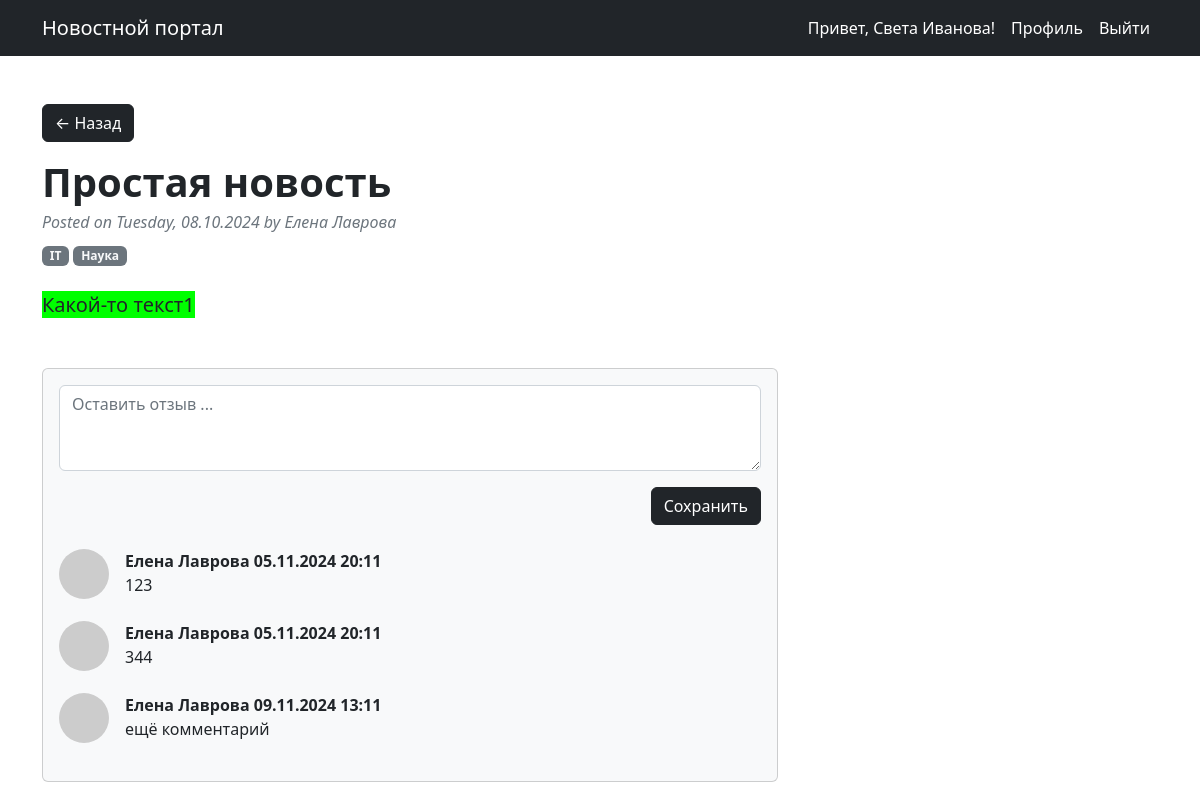
Page /news/25 (signed in) on the committed database.
### news/models.py (models this page shows, shortened)
class Post(models.Model):
    ARTICLES = 'Articles'
    NEWS = 'News'
    TYPE_POST = [
        (ARTICLES, 'Статья'),
        (NEWS, 'Новость')
    ]
    title = models.CharField(max_length=150)  # Наименование статьи (заголовок)
    publishing_date = models.DateTimeField(auto_now_add=True)  # Дата и время создания
    text = models.TextField()  # Текст статьи
    category = models.ManyToManyField(Category, through='PostCategory')  # На какую тему статья
    type_post = models.CharField(max_length=10,
                                 choices=TYPE_POST,
                                 default=ARTICLES)  # Тип публикации
    author = models.ForeignKey(Author, on_delete=models.CASCADE)  # связь между «Автором» и «Статьей».
    rating = models.FloatField(default=0)  # Популярность статьи (рейтинг)

class Category(models.Model):
    name = models.CharField(unique=True, max_length=100)
    subscribers = models.ManyToManyField(User, through="UserCategory", related_name='users')

class Comment(models.Model):
    post = models.ForeignKey(Post, on_delete=models.CASCADE)  # К какой статье оставлен коммент
    user = models.ForeignKey(User, on_delete=models.CASCADE)
    author = models.ForeignKey(Author, on_delete=models.CASCADE)  # Кто написал
    text = models.CharField(max_length=255)
    date_time = models.DateTimeField(auto_now_add=True)
    rating = models.IntegerField(default=0)  # На сколько полезен комментарий

### sign/models.py (models this page shows, shortened)
class Author(models.Model):
    full_name = models.CharField(max_length=255)
    age = models.IntegerField(null=True, blank=True)
    email = models.CharField(max_length=255, blank=True)
    rating = models.FloatField(default=0)  # Рейтинг автора
    user = models.OneToOneField(User, on_delete=models.CASCADE)
    def __str__(self):
        return self.full_name.title()

### news/views.py (the view)
# urls.py: path('news/<int:pk>', PostDetail.as_view(), name='post_detail'),
class PostDetail(LoginRequiredMixin, DetailView):
    model = Post
    template_name = 'one_news.html'
    context_object_name = 'post'
    def get_context_data(self, **kwargs):
        context = super().get_context_data(**kwargs)
        categories = []
        for obj in PostCategory.objects.filter(post_id=context['object'].id):
            categories.append(Category.objects.get(id=obj.category_id).name)
        context['categories'] = categories
        context['user_id'] = self.request.user.id
        context['comments'] = Comment.objects.filter(post_id=context['object'].id)
        return context
    def get_object(self, *args, **kwargs):
        obj = cache.get(f'post-{self.kwargs["pk"]}', None)
        if not obj:
            obj = super().get_object(queryset=self.queryset)
            cache.set(f'post-{self.kwargs["pk"]}', obj)
        return obj

### news/templatetags/custom_filters.py (called while the page is built)
@register.filter()
def censor(text):
    for word in WORDS['words']:
        text = re.sub(f'\\b{word}\\b', f"{word[0]}{word[1:].__len__() * '*'}", text, flags=re.I)
    return text

### news/templates/one_news.html (shortened to what this page needs)
{% extends 'default.html' %}
{% load custom_filters %}
{% block content %}
    <div class="col-lg-8">
        {% if post %}
            <a class="btn btn-primary" href="/">← Назад</a>
            <article>
                <header class="mb-4">
                    <h1 class="fw-bolder mb-1">{{ post.title|censor }}</h1>
                    <div class="text-muted fst-italic mb-2">Posted on {{ post.publishing_date|date:'l, d.m.Y' }} by {{ post.author.full_name }}</div>
                    {% for category_name in categories %}
                        <a class="badge bg-secondary text-decoration-none link-light">{{ category_name }}</a>
                    {% endfor %}
                </header>
                <section class="mb-5">
                    <p class="fs-5 mb-4">{{ post.text|censor|safe}}</p>
                </section>
            </article>
            <section class="mb-5">
                <div class="card bg-light">
                    <div class="card-body">
                        <form action="{% url 'comment_create' %}" method="post" class="mb-4">
                            <textarea name="text" class="form-control" rows="3" placeholder="Оставить отзыв ..."></textarea>
                            <div style="justify-content: flex-end;" class="d-flex">
                                <input class="btn btn-primary" name="SaveComment" type="submit" value="Сохранить" />
                            </div>
                        </form>
                        {% for comment in comments %}
                            <div class="d-flex">
                                <div class="flex-shrink-0"><img class="rounded-circle" src="https://dummyimage.com/50x50/ced4da/6c757d.jpg" alt="..." /></div>
                                {% if comment.user == request.user %}
                                    <div class="ms-3">
                                        <div class="fw-bold">{{ request.user.first_name }} {{ request.user.last_name}} {{ comment.date_time|date:'d.m.Y H:m'}}</div>
                                        {{ comment.text }}
                                        <input type="hidden" value="{{ comment.id }}" name="id_comment">
                                    </div>
                                {% else %}
                                    <div class="ms-3 mb-4">
                                    <div class="fw-bold">{{ comment.author }} {{ comment.date_time|date:'d.m.Y H:m'}}</div>
                                    {{ comment.text }}
                                </div>
                                {% endif %}
                            </div>
                        {% endfor %}
                    </div>
                </div>
            </section>
        {% else %}
           <h2 class="card-title h4">Публикация с таким номером не найдена!</h2>
        {% endif %}
    </div>
{% endblock content %}

### templates/default.html (shortened to what this page needs)
<!DOCTYPE html>
<html lang="en">
    <head>
        {% load static %}
        <link href="{% static 'css/styles.css' %}" rel="stylesheet" />
    </head>
    <body>
        <nav class="navbar navbar-expand-lg navbar-dark bg-dark">
            <div class="container">
                <a class="navbar-brand" href="/">Новостной портал</a>
                <div class="collapse navbar-collapse" id="navbarSupportedContent">
                    <ul class="navbar-nav ms-auto mb-2 mb-lg-0">
                        <li class="nav-item"><a class="nav-link active">Привет, {{ request.user.first_name }} {{ request.user.last_name}}!</a></li>
                        <li class="nav-item"><a class="nav-link active" aria-current="page" href="/sign/user_account">Профиль</a></li>
                        <li class="nav-item"><a class="nav-link active" aria-current="page" href="/accounts/logout">Выйти</a></li>
                    </ul>
                </div>
            </div>
        </nav>
        <div class="container mt-5">
            <div class="row">
               {% block content %}
               {% endblock content %}
           </div>
        </div>
    </body>
</html>

### rows in the picture
Post: title|censor "Простая новость", publishing_date "Tuesday, 08.10.2024", author.full_name "Елена Лаврова", text|censor "Какой-то текст1"
Category: categories "IT"
Category: categories "Наука"
Comment: author "Елена Лаврова", date_time "05.11.2024 20:11", text "123"
Comment: author "Елена Лаврова", date_time "05.11.2024 20:11", text "344"
Comment: author "Елена Лаврова", date_time "09.11.2024 13:11", text "ещё комментарий"

### other values in the picture
{{ request.user.first_name }} "Света"
{{ request.user.last_name }} "Иванова"
